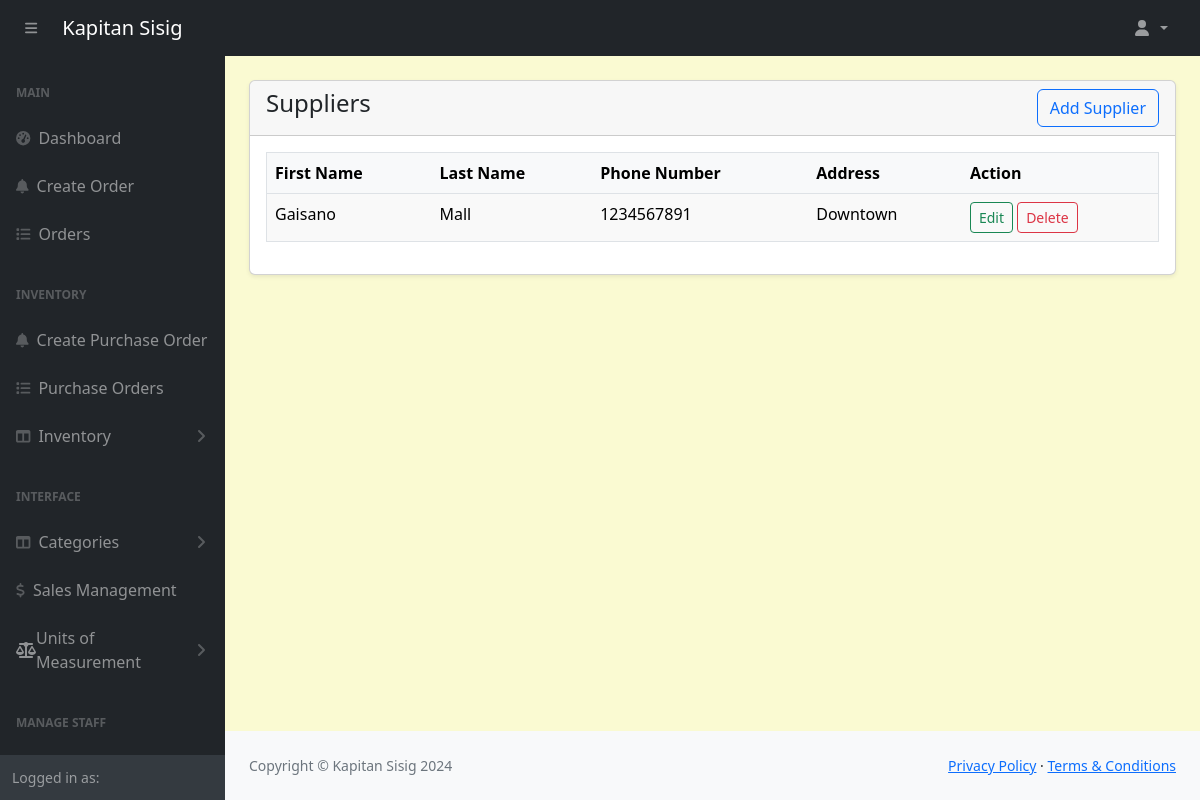
The page /POS-System-KapitanSisig/admin/suppliers.php on the database its author committed.
### tables this page shows
CREATE TABLE `suppliers` (
  `id` int(11) NOT NULL,
  `firstname` varchar(191) NOT NULL,
  `lastname` varchar(191) NOT NULL,
  `phonenumber` varchar(191) NOT NULL,
  `address` varchar(191) NOT NULL
);

### POS-System-KapitanSisig/config/function.php (called while the page is built, shortened)
<?php
require 'dbcon.php';
function validate($inputData){
    global $conn;
    $validatedData = mysqli_real_escape_string($conn, $inputData);
    return trim($validatedData);
}
function getAll($tableName, $status = NULL){
    global $conn;
    $table = validate($tableName);
    $status = validate($status);
    $query = ($status == 'status') ? "SELECT * FROM $table WHERE $status = '0'" : "SELECT * FROM $table";
    return mysqli_query($conn, $query);
}
?>

### POS-System-KapitanSisig/admin/suppliers.php (the view, shortened to what this page needs)
<?php include('includes/header.php'); ?>
<div class="container-fluid px-4 pb-4">
    <div class="card mt-4 shadow-sm">
        <div class="card-header">
            <h4 class="mb-0">Suppliers
                <a href="suppliers-create.php" class="btn btn-outline-primary float-end">Add Supplier</a>
            </h4>
        </div>
        <div class="card-body">
            <?php
                $suppliers = getAll('suppliers');
                if (mysqli_num_rows($suppliers) > 0) {
            ?>
            <div class="table-responsive">
                <table class="table" style="width: 100%; margin-bottom: 1rem; color: #000; border: 1px solid #dee2e6;">
                    <thead>
                        <tr style="background-color: #f8f9fa; color: #000;">
                            <th>First Name</th>
                            <th>Last Name</th>
                            <th>Phone Number</th>
                            <th>Address</th>
                            <th>Action</th>
                        </tr>
                    </thead>
                    <tbody>
                    <?php
                    $i = 0;
                    foreach ($suppliers as $suppliersItem) :
                        $i++;
                    ?>
                    <tr style="background-color: <?= $i % 2 == 0 ? '#fff' : '#f9f9f9'; ?>; border: 1px solid #dee2e6;">
                        <td><?= htmlspecialchars($suppliersItem['firstname']) ?></td>
                        <td><?= htmlspecialchars($suppliersItem['lastname']) ?></td>
                        <td><?= htmlspecialchars($suppliersItem['phonenumber']) ?></td>
                        <td><?= htmlspecialchars($suppliersItem['address']) ?></td>
                        <td>
                            <a href="suppliers-edit.php?id=<?= $suppliersItem['id']; ?>" class="btn btn-outline-success btn-sm" style="margin: 0; padding: 0.25rem 0.5rem;">Edit</a>
                            <a href="suppliers-delete.php?id=<?= $suppliersItem['id']; ?>" class="btn btn-outline-danger btn-sm" style="margin: 0; padding: 0.25rem 0.5rem;">Delete</a>
                        </td>
                    </tr>
                    <?php endforeach; ?>
                </tbody>
                </table>
            </div>
            <?php
                } else {
            ?>
            <h4 class="mb-0">No Record Found</h4>
            <?php
                }
            ?>
        </div>
    </div>
</div>
<?php include('includes/footer.php'); ?>

### POS-System-KapitanSisig/admin/assets/css/custom.css (style rules this page uses)
body { margin: 0; font-family: system-ui, -apple-system, "Segoe UI", Roboto, "Helvetica Neue", "Noto Sans", "Liberation Sans", Arial, sans-serif; font-size: 1rem; font-weight: 400; line-height: 1.5; color: #212529; text-align: left; background-color: #FAFAD2; -webkit-text-size-adjust: 100%; -webkit-tap-highlight-color: rgba(0, 0, 0, 0); }

### rows shown on the page
suppliers: firstname "Gaisano", lastname "Mall", phonenumber "1234567891", address "Downtown"
